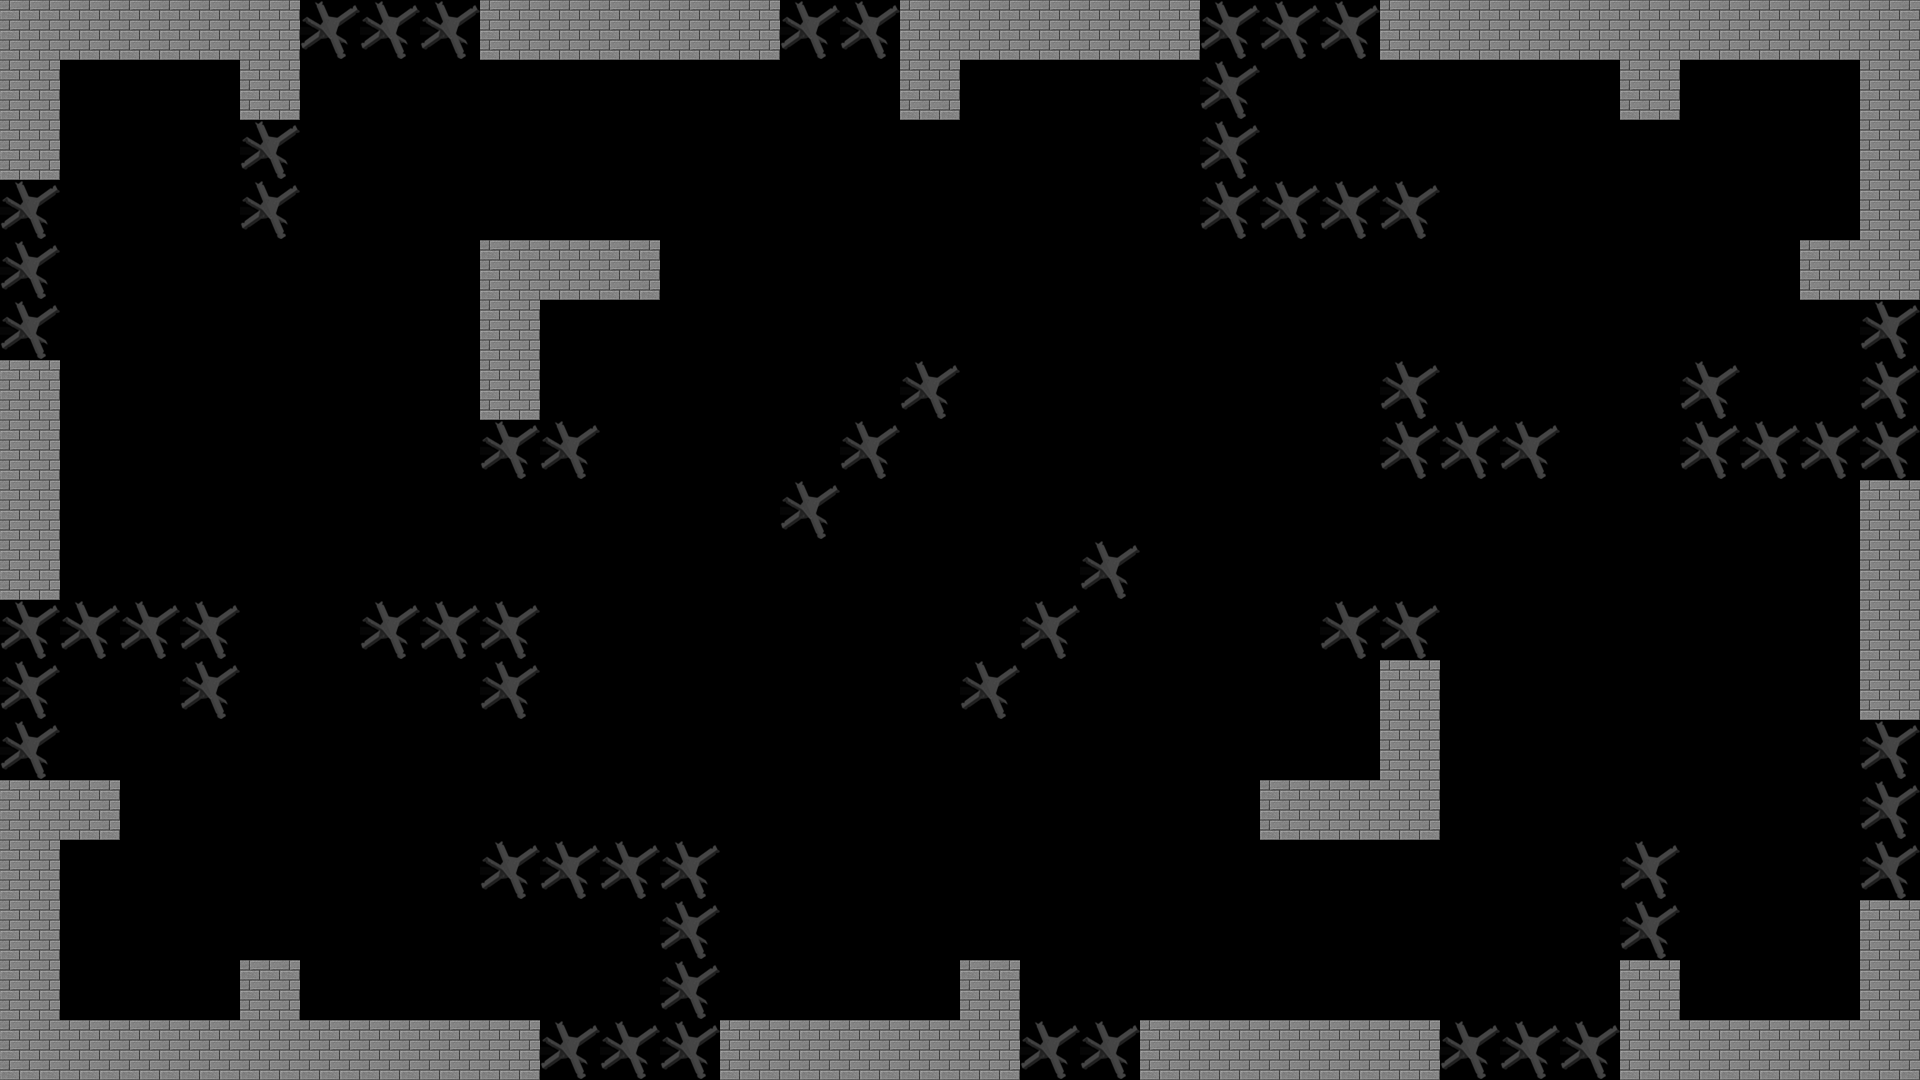

This is a level from a 2D game, rendered from its Tiled map with the project's own tilesets. A one-line summary and the complete map file follow:
An orthogonal 32x18 tile map with 60x60 px tiles, 1 tile layer (TileLayer).

<map version="1.0" orientation="orthogonal" renderorder="right-down" width="32" height="18" tilewidth="60" tileheight="60" nextobjectid="1">
 <tileset firstgid="1" name="Walls" tilewidth="60" tileheight="60" tilecount="2" columns="0">
  <tile id="0">
   <image width="60" height="60" source="../../Resources/Images/ej.png" />
  </tile>
  <tile id="1">
   <image width="60" height="60" source="../../Resources/Images/wall.png" />
  </tile>
 </tileset>
 <imagelayer offsetx="-1.33333" offsety="1.33333">
  <image source="../../Resources/Images/Background/background2.bmp" width="1920" height="1080" />
 </imagelayer>
 <layer name="TileLayer" width="32" height="18">
  <data encoding="csv">
2,2,2,2,2,1,1,1,2,2,2,2,2,1,1,2,2,2,2,2,1,1,1,2,2,2,2,2,2,2,2,2,
2,0,0,0,2,0,0,0,0,0,0,0,0,0,0,2,0,0,0,0,1,0,0,0,0,0,0,2,0,0,0,2,
2,0,0,0,1,0,0,0,0,0,0,0,0,0,0,0,0,0,0,0,1,0,0,0,0,0,0,0,0,0,0,2,
1,0,0,0,1,0,0,0,0,0,0,0,0,0,0,0,0,0,0,0,1,1,1,1,0,0,0,0,0,0,0,2,
1,0,0,0,0,0,0,0,2,2,2,0,0,0,0,0,0,0,0,0,0,0,0,0,0,0,0,0,0,0,2,2,
1,0,0,0,0,0,0,0,2,0,0,0,0,0,0,0,0,0,0,0,0,0,0,0,0,0,0,0,0,0,0,1,
2,0,0,0,0,0,0,0,2,0,0,0,0,0,0,1,0,0,0,0,0,0,0,1,0,0,0,0,1,0,0,1,
2,0,0,0,0,0,0,0,1,1,0,0,0,0,1,0,0,0,0,0,0,0,0,1,1,1,0,0,1,1,1,1,
2,0,0,0,0,0,0,0,0,0,0,0,0,1,0,0,0,0,0,0,0,0,0,0,0,0,0,0,0,0,0,2,
2,0,0,0,0,0,0,0,0,0,0,0,0,0,0,0,0,0,1,0,0,0,0,0,0,0,0,0,0,0,0,2,
1,1,1,1,0,0,1,1,1,0,0,0,0,0,0,0,0,1,0,0,0,0,1,1,0,0,0,0,0,0,0,2,
1,0,0,1,0,0,0,0,1,0,0,0,0,0,0,0,1,0,0,0,0,0,0,2,0,0,0,0,0,0,0,2,
1,0,0,0,0,0,0,0,0,0,0,0,0,0,0,0,0,0,0,0,0,0,0,2,0,0,0,0,0,0,0,1,
2,2,0,0,0,0,0,0,0,0,0,0,0,0,0,0,0,0,0,0,0,2,2,2,0,0,0,0,0,0,0,1,
2,0,0,0,0,0,0,0,1,1,1,1,0,0,0,0,0,0,0,0,0,0,0,0,0,0,0,1,0,0,0,1,
2,0,0,0,0,0,0,0,0,0,0,1,0,0,0,0,0,0,0,0,0,0,0,0,0,0,0,1,0,0,0,2,
2,0,0,0,2,0,0,0,0,0,0,1,0,0,0,0,2,0,0,0,0,0,0,0,0,0,0,2,0,0,0,2,
2,2,2,2,2,2,2,2,2,1,1,1,2,2,2,2,2,1,1,2,2,2,2,2,1,1,1,2,2,2,2,2
</data>
 </layer>
</map>